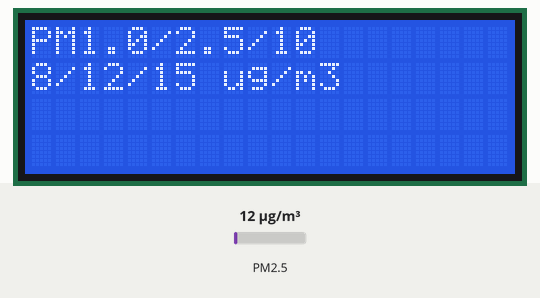
A sketch run on a simulated Arduino Mega 2560, built with avr-gcc and run on an emulated ATmega2560. Shown: 20×4 character LCD. The inputs (shaded band) are chosen by the test bench; at power-on: PM2.5 12 µg/m³.

Above: at 5.2 s.
5.3 s: PM2.5 set to 6 µg/m³
At 6.4 s:
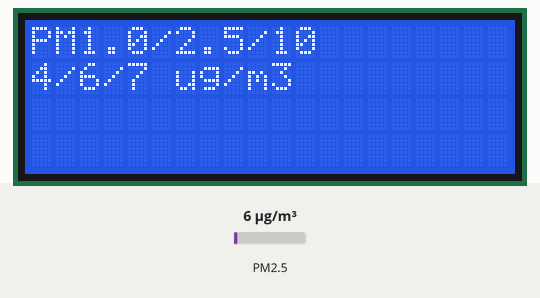
7.5 s: PM2.5 set to 75 µg/m³
At 8.4 s:
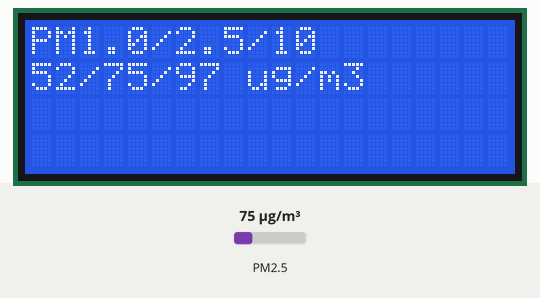
9.5 s: PM2.5 set to 150 µg/m³
At 10.4 s:
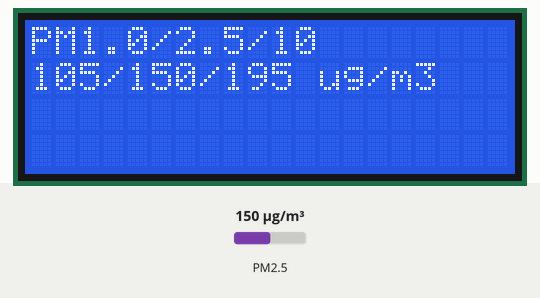
Timing chart, 0 to 12.5 s (numbered marks = the images above; inputs shaded):
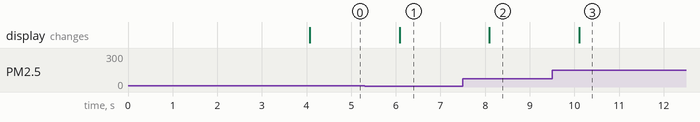

Measured:
- after the input at 5.3 s, the display: changes after 0.78 s (image 1)
- after the input at 7.5 s, the display: changes after 0.60 s (image 2)
- after the input at 9.5 s, the display: changes after 0.61 s (image 3)

The sketch:

sketch_sep01a.ino
```cpp
#include "PMS.h"
#include "SoftwareSerial.h"
#include <LiquidCrystal.h>
LiquidCrystal lcd(13, 12, 11, 10, 9, 8);

SoftwareSerial Serial1(2, 3); // RX, TX

PMS pms(Serial1);
PMS::DATA data;

void setup()
{
  Serial1.begin(9600);
  lcd.begin(20,4);
  lcd.setCursor(0, 0);
  lcd.print("Warming up");
  delay(4000);
  lcd.clear();
}

void loop()
{
  if (pms.read(data))
  {
    lcd.clear();
    lcd.setCursor(0, 0);
    lcd.print("PM1.0/2.5/10");
    lcd.setCursor(0, 1);
    lcd.print(String(data.PM_AE_UG_1_0) + "/" + String(data.PM_AE_UG_2_5) + "/" + String(data.PM_AE_UG_10_0) + " ug/m3");

    //lcd.print("PM1.0 :" + String(data.PM_AE_UG_1_0) + "(ug/m3)");
    //lcd.setCursor(0, 1);
    //lcd.print("PM2.5 :" + String(data.PM_AE_UG_2_5) + "(ug/m3)");
    //lcd.setCursor(0, 3);
    //lcd.print("PM10  :" + String(data.PM_AE_UG_10_0) + "(ug/m3)");

    delay(1000);
  }
}
```
